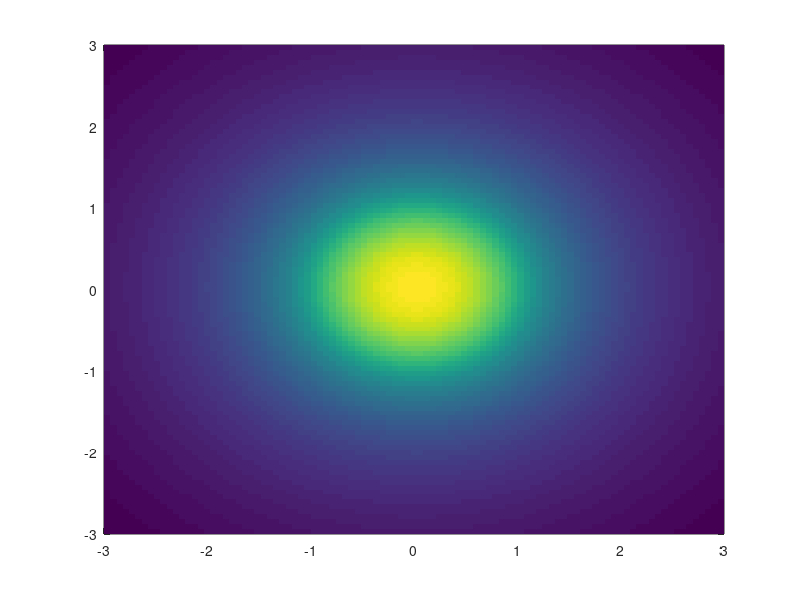
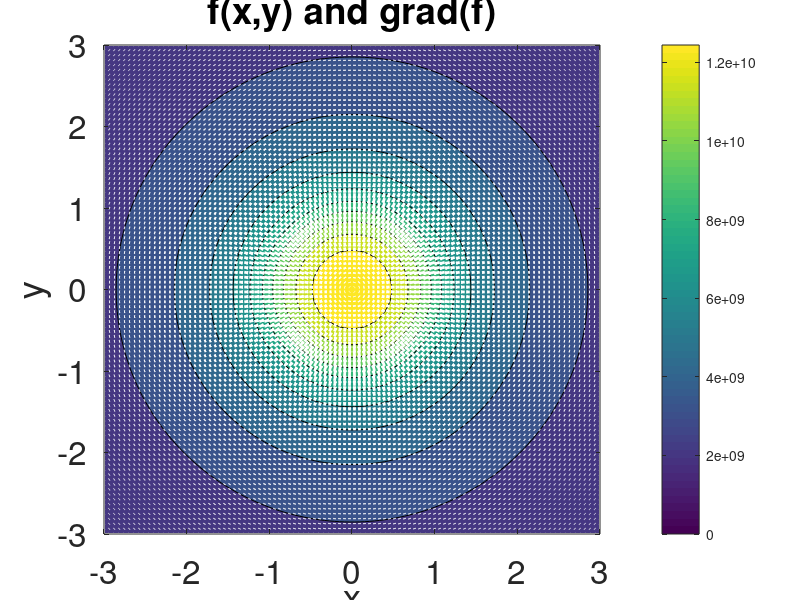
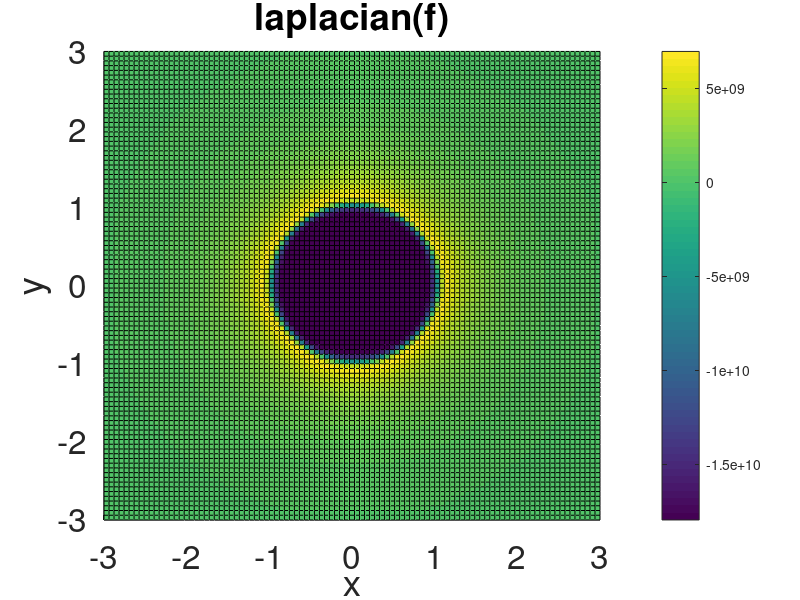

Recreate these plots in MATLAB, in order.
%% Multidimensional function and partial derivatives:  grad and div (laplacian and curl also useful)
lx=100;
ly=100;
% lz=100;

%constants
Q=1;
a=1;
e0=8.854.*10.^(-12);

x = linspace(-3*a,3*a,lx);
y = linspace(-3*a,3*a,ly);
% z = linspace(-3*a,3*a,lz);
[X,Y]=meshgrid(x,y);
%f=exp(-(X.^2)/2/2).*exp(-Y.^2/2/1);
z=0;
f = zeros(100,100);
for i=1:100
    for j=1:100
        if (sqrt(x(i).^2 +y(j).^2) < a)
            f(i,j) = Q/(4.*pi.*e0.*a) - Q/(8.*pi.*e0.*a.^3).*(x(i).^2+y(j).^2-a.^2); 
        else
            f(i,j) = Q/(4.*pi.*e0.*sqrt(x(i).^2 +y(j).^2));
        end %if 
    end %for
end %for

%% plotter
figure(1);
pcolor(x,y,f);
shading flat;

figure(2);
contourf(x,y,f);
xlabel('x');
ylabel('y');
title('f(x,y) and grad(f)');
colorbar;

%gradient of scalar function
dx=x(2)-x(1);
dy=y(2)-y(1);
% dz=z(2)-z(1);

%% Gradient
gradx=zeros(size(f));
grady=zeros(size(f));
% gradz=zeros(size(f));

%x component of gradient
gradx(:,1)=(f(:,2)-f(:,1))/dx;
for ix=2:lx-1
    gradx(:,ix)=(f(:,ix+1)-f(:,ix-1))/2/dx;    %\partial/\partial x
end %for
gradx(:,lx)=(f(:,lx)-f(:,lx-1))/dx;

%y component of gradient
grady(1,:)=(f(2,:)-f(1,:))/dy;
for iy=2:ly-1
    grady(iy,:)=(f(iy+1,:)-f(iy-1,:))/2/dy;    %\partial/\partial y
end %for
grady(ly,:)=(f(ly,:)-f(ly-1,:))/dy;

%z component of gradient
% gradz(1,:)=(f(2,:)-f(1,:))/dz;
% for iz=2:lz-1
%     gradz(iz,:)=(f(iz+1,:)-f(iz-1,:))/2/dz;    %\partial/\partial y
% end %for
% gradz(lz,:)=(f(lz,:)-f(lz-1,:))/dz;

%add quiver on top of color plot
hold on;
quiver(X,Y,gradx,grady,'Color','white','LineWidth',2);
set(gca,'FontSize',24);
hold off;

%% Take the Laplacian by taking divergence of the previously computed gradient
f=gradx;
g=grady;
% h=gradz;

%x-derivative part of the divergence
divx=zeros(size(f));
divx(:,1)=(f(:,2)-f(:,1))/dx;
for ix=2:lx-1
    divx(:,ix)=(f(:,ix+1)-f(:,ix-1))/2/dx;
end %for
divx(:,lx)=(f(:,lx)-f(:,lx-1))/dx;

%y-derivative part of the divergence
divy=zeros(size(y));
divy(1,:)=(g(2,:)-g(1,:))/dy;
for iy=2:ly-1
    divy(iy,:)=(g(iy+1,:)-g(iy-1,:))/2/dy;
end %for
divy(ly,:)=(g(ly,:)-g(ly-1,:))/dy;


% z-derivative part of the divergence 
% divz=zeros(size(z));
% divz(1,:)=(h(2,:)-h(1,:))/dz;
% for iz=2:lz-1
%     divz(iz,:)=(h(iz+1,:)-h(iz-1,:))/2/dz;
% end %for
% divz(lz,:)=(h(lz,:)-h(lz-1,:))/dz;

div=divx+divy;    %this is really laplacian b/c input is gradient

figure(4);
surface(x,y,div);
set(gca,'FontSize',24);
xlabel('x');
ylabel('y');
zlabel('z');
title('laplacian(f)');
colorbar;